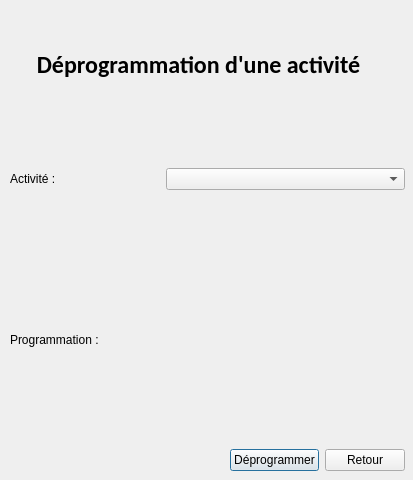
<?xml version="1.0" encoding="UTF-8"?>
<ui version="4.0">
 <class>DeprogActivite</class>
 <widget class="QDialog" name="DeprogActivite">
  <property name="windowModality">
   <enum>Qt::WindowModal</enum>
  </property>
  <property name="geometry">
   <rect>
    <x>0</x>
    <y>0</y>
    <width>413</width>
    <height>480</height>
   </rect>
  </property>
  <property name="windowTitle">
   <string>Deprog activite</string>
  </property>
  <widget class="QWidget" name="horizontalLayoutWidget">
   <property name="geometry">
    <rect>
     <x>10</x>
     <y>10</y>
     <width>395</width>
     <height>461</height>
    </rect>
   </property>
   <layout class="QHBoxLayout" name="horizontalLayout">
    <item>
     <layout class="QVBoxLayout" name="verticalLayout_2">
      <item>
       <widget class="QLabel" name="label">
        <property name="minimumSize">
         <size>
          <width>377</width>
          <height>110</height>
         </size>
        </property>
        <property name="maximumSize">
         <size>
          <width>377</width>
          <height>110</height>
         </size>
        </property>
        <property name="font">
         <font>
          <family>Calibri</family>
          <pointsize>18</pointsize>
          <weight>75</weight>
          <bold>true</bold>
         </font>
        </property>
        <property name="text">
         <string>Déprogrammation d'une activité</string>
        </property>
        <property name="alignment">
         <set>Qt::AlignCenter</set>
        </property>
       </widget>
      </item>
      <item>
       <layout class="QVBoxLayout" name="verticalLayout_7">
        <item>
         <layout class="QHBoxLayout" name="horizontalLayout_2">
          <item>
           <widget class="QLabel" name="label_2">
            <property name="minimumSize">
             <size>
              <width>150</width>
              <height>106</height>
             </size>
            </property>
            <property name="maximumSize">
             <size>
              <width>150</width>
              <height>106</height>
             </size>
            </property>
            <property name="text">
             <string>Activité :</string>
            </property>
           </widget>
          </item>
          <item>
           <layout class="QHBoxLayout" name="horizontalLayout_5">
            <item>
             <widget class="QComboBox" name="comboBoxActivite"/>
            </item>
           </layout>
          </item>
         </layout>
        </item>
       </layout>
      </item>
      <item>
       <layout class="QVBoxLayout" name="verticalLayout_4">
        <item>
         <layout class="QVBoxLayout" name="verticalLayout_5">
          <item>
           <layout class="QHBoxLayout" name="horizontalLayout_3">
            <item>
             <widget class="QLabel" name="label_3">
              <property name="minimumSize">
               <size>
                <width>150</width>
                <height>106</height>
               </size>
              </property>
              <property name="maximumSize">
               <size>
                <width>150</width>
                <height>106</height>
               </size>
              </property>
              <property name="text">
               <string>Programmation :</string>
              </property>
             </widget>
            </item>
            <item>
             <layout class="QHBoxLayout" name="horizontalLayout_6">
              <item>
               <widget class="QLabel" name="labelProgrammation">
                <property name="text">
                 <string/>
                </property>
               </widget>
              </item>
             </layout>
            </item>
           </layout>
          </item>
         </layout>
        </item>
       </layout>
      </item>
      <item>
       <layout class="QVBoxLayout" name="verticalLayout_3">
        <item>
         <layout class="QHBoxLayout" name="horizontalLayout_4">
          <item>
           <layout class="QHBoxLayout" name="horizontalLayout_12">
            <item>
             <spacer name="horizontalSpacer_6">
              <property name="orientation">
               <enum>Qt::Horizontal</enum>
              </property>
              <property name="sizeHint" stdset="0">
               <size>
                <width>40</width>
                <height>20</height>
               </size>
              </property>
             </spacer>
            </item>
            <item>
             <widget class="QPushButton" name="pushButtonValider">
              <property name="text">
               <string>Déprogrammer</string>
              </property>
             </widget>
            </item>
            <item>
             <widget class="QPushButton" name="pushButtonAnnuler">
              <property name="text">
               <string>Retour</string>
              </property>
             </widget>
            </item>
           </layout>
          </item>
         </layout>
        </item>
       </layout>
      </item>
     </layout>
    </item>
   </layout>
  </widget>
 </widget>
 <resources/>
 <connections/>
</ui>
